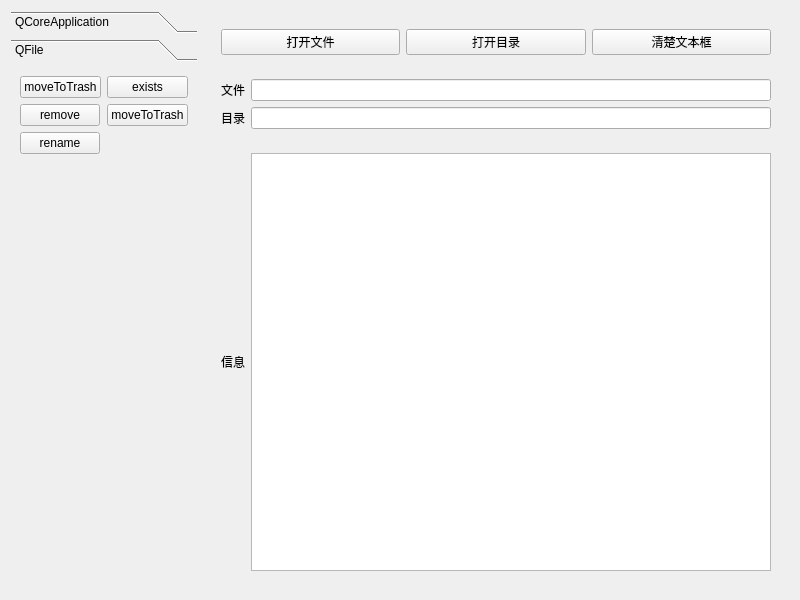
<?xml version="1.0" encoding="UTF-8"?>
<ui version="4.0">
 <class>Dialog</class>
 <widget class="QDialog" name="Dialog">
  <property name="geometry">
   <rect>
    <x>0</x>
    <y>0</y>
    <width>800</width>
    <height>600</height>
   </rect>
  </property>
  <property name="windowTitle">
   <string>Dialog</string>
  </property>
  <layout class="QHBoxLayout" name="horizontalLayout_3" stretch="0,2">
   <item>
    <widget class="QToolBox" name="toolBox">
     <property name="currentIndex">
      <number>1</number>
     </property>
     <widget class="QWidget" name="page">
      <property name="geometry">
       <rect>
        <x>0</x>
        <y>0</y>
        <width>134</width>
        <height>524</height>
       </rect>
      </property>
      <attribute name="label">
       <string>QCoreApplication</string>
      </attribute>
      <layout class="QVBoxLayout" name="verticalLayout_2">
       <item>
        <widget class="QPushButton" name="pushButton_5">
         <property name="text">
          <string>organizationName</string>
         </property>
        </widget>
       </item>
       <item>
        <widget class="QPushButton" name="pushButton_4">
         <property name="text">
          <string>applicationName</string>
         </property>
        </widget>
       </item>
       <item>
        <spacer name="verticalSpacer">
         <property name="orientation">
          <enum>Qt::Vertical</enum>
         </property>
         <property name="sizeHint" stdset="0">
          <size>
           <width>20</width>
           <height>40</height>
          </size>
         </property>
        </spacer>
       </item>
      </layout>
     </widget>
     <widget class="QWidget" name="page_2">
      <property name="geometry">
       <rect>
        <x>0</x>
        <y>0</y>
        <width>190</width>
        <height>524</height>
       </rect>
      </property>
      <attribute name="label">
       <string>QFile</string>
      </attribute>
      <layout class="QFormLayout" name="formLayout_3">
       <item row="0" column="0">
        <widget class="QPushButton" name="pushButton_6">
         <property name="text">
          <string>moveToTrash</string>
         </property>
        </widget>
       </item>
       <item row="0" column="1">
        <widget class="QPushButton" name="pushButton_7">
         <property name="text">
          <string>exists</string>
         </property>
        </widget>
       </item>
       <item row="1" column="0">
        <widget class="QPushButton" name="pushButton_8">
         <property name="text">
          <string>remove</string>
         </property>
        </widget>
       </item>
       <item row="1" column="1">
        <widget class="QPushButton" name="pushButton_9">
         <property name="text">
          <string>moveToTrash</string>
         </property>
        </widget>
       </item>
       <item row="2" column="0">
        <widget class="QPushButton" name="pushButton_10">
         <property name="text">
          <string>rename</string>
         </property>
        </widget>
       </item>
       <item row="3" column="0">
        <spacer name="verticalSpacer_2">
         <property name="orientation">
          <enum>Qt::Vertical</enum>
         </property>
         <property name="sizeHint" stdset="0">
          <size>
           <width>20</width>
           <height>40</height>
          </size>
         </property>
        </spacer>
       </item>
      </layout>
     </widget>
    </widget>
   </item>
   <item>
    <widget class="QWidget" name="widget_4" native="true">
     <layout class="QVBoxLayout" name="verticalLayout">
      <item>
       <widget class="QWidget" name="widget_3" native="true">
        <layout class="QHBoxLayout" name="horizontalLayout_2">
         <item>
          <widget class="QPushButton" name="pushButton">
           <property name="text">
            <string>打开文件</string>
           </property>
          </widget>
         </item>
         <item>
          <widget class="QPushButton" name="pushButton_2">
           <property name="text">
            <string>打开目录</string>
           </property>
          </widget>
         </item>
         <item>
          <widget class="QPushButton" name="pushButton_3">
           <property name="text">
            <string>清楚文本框</string>
           </property>
          </widget>
         </item>
        </layout>
       </widget>
      </item>
      <item>
       <widget class="QWidget" name="widget_2" native="true">
        <layout class="QFormLayout" name="formLayout">
         <item row="0" column="0">
          <widget class="QLabel" name="label">
           <property name="text">
            <string>文件</string>
           </property>
          </widget>
         </item>
         <item row="0" column="1">
          <widget class="QLineEdit" name="lineEdit">
           <property name="clearButtonEnabled">
            <bool>true</bool>
           </property>
          </widget>
         </item>
         <item row="1" column="0">
          <widget class="QLabel" name="label_2">
           <property name="text">
            <string>目录</string>
           </property>
          </widget>
         </item>
         <item row="1" column="1">
          <widget class="QLineEdit" name="lineEdit_2">
           <property name="clearButtonEnabled">
            <bool>true</bool>
           </property>
          </widget>
         </item>
        </layout>
       </widget>
      </item>
      <item>
       <widget class="QWidget" name="widget" native="true">
        <layout class="QHBoxLayout" name="horizontalLayout">
         <item>
          <widget class="QLabel" name="label_3">
           <property name="text">
            <string>信息</string>
           </property>
          </widget>
         </item>
         <item>
          <widget class="QPlainTextEdit" name="plainTextEdit"/>
         </item>
        </layout>
       </widget>
      </item>
     </layout>
    </widget>
   </item>
  </layout>
 </widget>
 <resources/>
 <connections/>
</ui>
